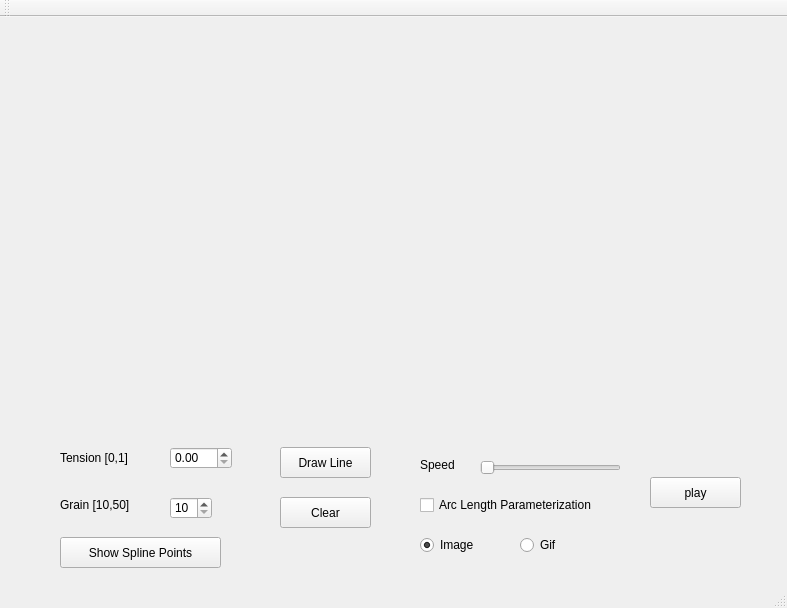
<?xml version="1.0" encoding="UTF-8"?>
<ui version="4.0">
 <class>MainWindow</class>
 <widget class="QMainWindow" name="MainWindow">
  <property name="geometry">
   <rect>
    <x>0</x>
    <y>0</y>
    <width>787</width>
    <height>608</height>
   </rect>
  </property>
  <property name="windowTitle">
   <string>MainWindow</string>
  </property>
  <widget class="QWidget" name="centralWidget">
   <widget class="QPushButton" name="Draw_pushButton">
    <property name="geometry">
     <rect>
      <x>280</x>
      <y>430</y>
      <width>91</width>
      <height>31</height>
     </rect>
    </property>
    <property name="text">
     <string>Draw Line</string>
    </property>
   </widget>
   <widget class="QPushButton" name="Clear_pushButton">
    <property name="geometry">
     <rect>
      <x>280</x>
      <y>480</y>
      <width>91</width>
      <height>31</height>
     </rect>
    </property>
    <property name="text">
     <string>Clear</string>
    </property>
   </widget>
   <widget class="QLabel" name="Tension_label">
    <property name="geometry">
     <rect>
      <x>60</x>
      <y>430</y>
      <width>91</width>
      <height>21</height>
     </rect>
    </property>
    <property name="text">
     <string>Tension [0,1]</string>
    </property>
   </widget>
   <widget class="QLabel" name="Grain_label">
    <property name="geometry">
     <rect>
      <x>60</x>
      <y>480</y>
      <width>81</width>
      <height>16</height>
     </rect>
    </property>
    <property name="text">
     <string>Grain [10,50]</string>
    </property>
   </widget>
   <widget class="QDoubleSpinBox" name="Tension_doubleSpinBox">
    <property name="geometry">
     <rect>
      <x>170</x>
      <y>430</y>
      <width>62</width>
      <height>22</height>
     </rect>
    </property>
    <property name="maximum">
     <double>1.000000000000000</double>
    </property>
    <property name="singleStep">
     <double>0.100000000000000</double>
    </property>
   </widget>
   <widget class="QSpinBox" name="Grain_spinBox">
    <property name="geometry">
     <rect>
      <x>170</x>
      <y>480</y>
      <width>42</width>
      <height>22</height>
     </rect>
    </property>
    <property name="minimum">
     <number>10</number>
    </property>
    <property name="maximum">
     <number>50</number>
    </property>
   </widget>
   <widget class="QPushButton" name="Points_pushButton">
    <property name="geometry">
     <rect>
      <x>60</x>
      <y>520</y>
      <width>161</width>
      <height>31</height>
     </rect>
    </property>
    <property name="text">
     <string>Show Spline Points</string>
    </property>
   </widget>
   <widget class="QPushButton" name="Play_pushButton">
    <property name="geometry">
     <rect>
      <x>650</x>
      <y>460</y>
      <width>91</width>
      <height>31</height>
     </rect>
    </property>
    <property name="text">
     <string>play</string>
    </property>
   </widget>
   <widget class="QLabel" name="Speed_label">
    <property name="geometry">
     <rect>
      <x>420</x>
      <y>440</y>
      <width>54</width>
      <height>16</height>
     </rect>
    </property>
    <property name="text">
     <string>Speed</string>
    </property>
   </widget>
   <widget class="QSlider" name="Speed_horizontalSlider">
    <property name="geometry">
     <rect>
      <x>480</x>
      <y>440</y>
      <width>141</width>
      <height>21</height>
     </rect>
    </property>
    <property name="minimum">
     <number>1</number>
    </property>
    <property name="maximum">
     <number>100</number>
    </property>
    <property name="orientation">
     <enum>Qt::Horizontal</enum>
    </property>
   </widget>
   <widget class="QRadioButton" name="Image_radioButton">
    <property name="geometry">
     <rect>
      <x>420</x>
      <y>520</y>
      <width>89</width>
      <height>16</height>
     </rect>
    </property>
    <property name="text">
     <string>Image</string>
    </property>
    <property name="checked">
     <bool>true</bool>
    </property>
   </widget>
   <widget class="QRadioButton" name="Gif_radioButton">
    <property name="geometry">
     <rect>
      <x>520</x>
      <y>520</y>
      <width>89</width>
      <height>16</height>
     </rect>
    </property>
    <property name="text">
     <string>Gif</string>
    </property>
   </widget>
   <widget class="QCheckBox" name="Para_checkBox">
    <property name="geometry">
     <rect>
      <x>420</x>
      <y>480</y>
      <width>181</width>
      <height>16</height>
     </rect>
    </property>
    <property name="text">
     <string>Arc Length Parameterization</string>
    </property>
   </widget>
  </widget>
  <widget class="QMenuBar" name="menuBar">
   <property name="geometry">
    <rect>
     <x>0</x>
     <y>0</y>
     <width>787</width>
     <height>23</height>
    </rect>
   </property>
  </widget>
  <widget class="QToolBar" name="mainToolBar">
   <attribute name="toolBarArea">
    <enum>TopToolBarArea</enum>
   </attribute>
   <attribute name="toolBarBreak">
    <bool>false</bool>
   </attribute>
  </widget>
  <widget class="QStatusBar" name="statusBar"/>
 </widget>
 <layoutdefault spacing="6" margin="11"/>
 <resources/>
 <connections/>
</ui>
